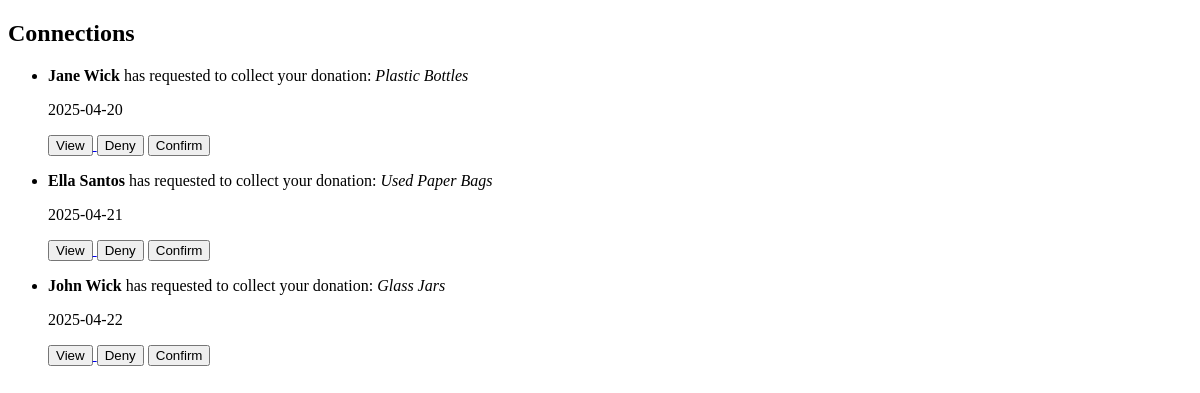
Before: /connections with the older database file.
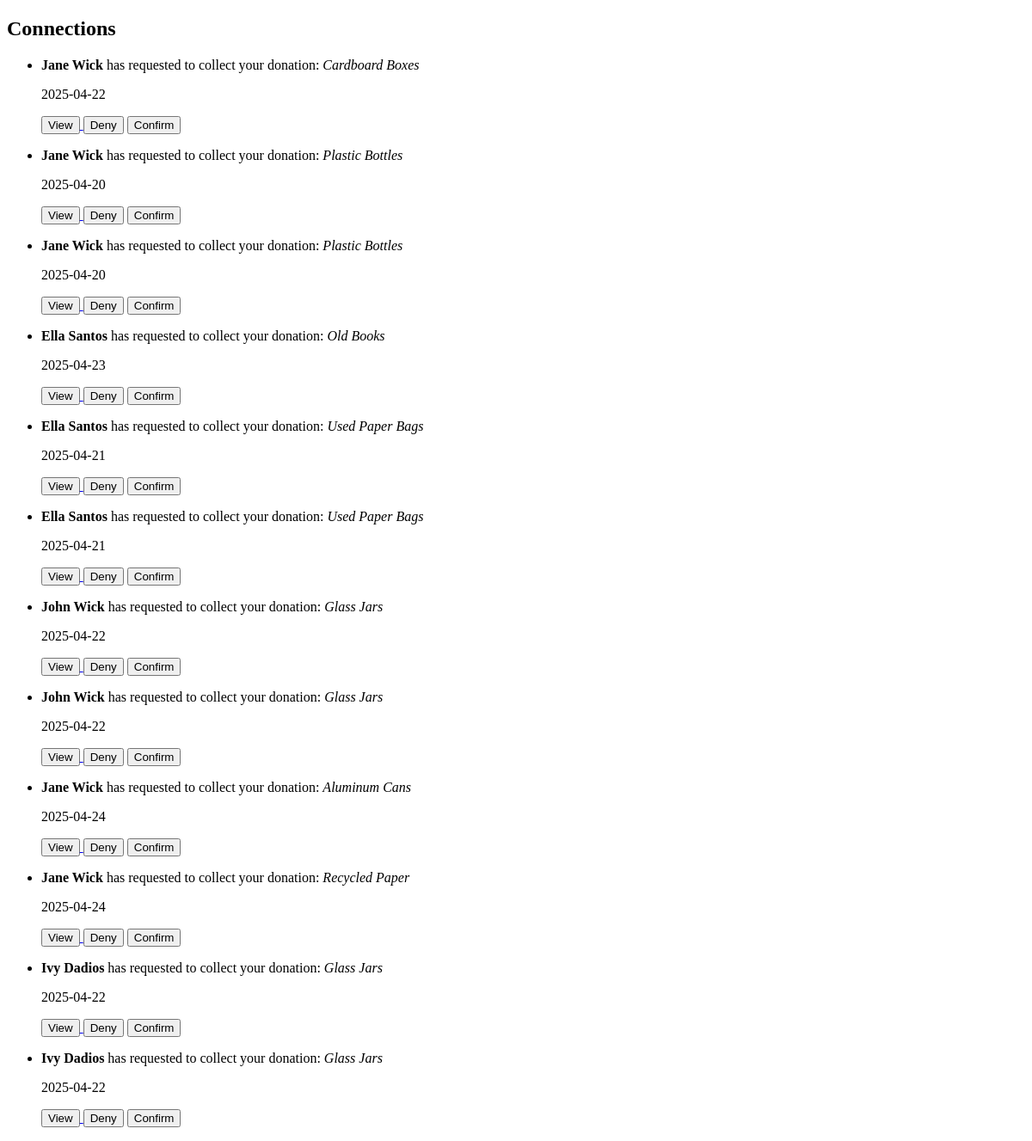
After: the same page with the newer database file.
### tables this page shows
CREATE TABLE postings (
    postings_id INTEGER PRIMARY KEY AUTOINCREMENT,
    donor_user_id INTEGER NOT NULL,
    post_title TEXT NOT NULL,
    description TEXT NULL,
    post_status TEXT CHECK (post_status IN ("New", "Open", "Locked", "Collected")) NOT NULL,
    collector_by_user_id INTEGER NOT NULL,
    post_date DATETIME NOT NULL,
    collection_date DATETIME NULL,
    item_id INTEGER NOT NULL,
    approval_date DATETIME,
    quantity INTEGER NOT NULL,
    pick_up_location TEXT,
    score REAL,
    is_deleted BOOLEAN DEFAULT FALSE,
    FOREIGN KEY (donor_user_id) REFERENCES users(user_id),
    FOREIGN KEY (collector_by_user_id) REFERENCES users(user_id),
    FOREIGN KEY (item_id) REFERENCES items(item_id)
);

### app.py (the view)
    @app.route('/connections')
    def connections():
        conn = get_db_connection()
        cursor = conn.cursor()
        cursor.execute("""
            SELECT
                c.rowid AS id,
                u.fname || ' ' || u.lname AS sender_name,
                p.post_title AS item_name,
                p.post_date AS time
            FROM connections c
            JOIN users u ON u.user_id = c.collector_user_id
            JOIN postings p ON p.donor_user_id = c.donor_user_id
            WHERE c.connection_status = 'Active'
        """)
        rows = cursor.fetchall()
        print("🪵 Connections query result:", rows)
        conn.close()
        requests = []
        for row in rows:
            requests.append({
                'id': row['id'],
                'sender_name': row['sender_name'],
                'item_name': row['item_name'],
                'time': row['time']
            })
        return render_template('connections.html', requests=requests)

### app.py (called while the page is built)
def get_db_connection():
    conn = sqlite3.connect("ecoexchange.db")
    conn.row_factory = sqlite3.Row
    print("✅ Database connected successfully!")  # Debugging print
    return conn

### templates/connections.html (shortened to what this page needs)
<!DOCTYPE html>
<html lang="en">
<head>
</head>
<body>
<div class="connections-section">
    <h2 class="page-title">Connections</h2>
    {% if requests %}
        <ul class="request-list">
            {% for req in requests %}
                <li class="request-card">
                    <div class="request-info">
                        <p><strong>{{ req.sender_name }}</strong> has requested to collect your donation: <em>{{ req.item_name }}</em></p>
                        <p class="timestamp">{{ req.time }}</p>
                    </div>
                    <div class="request-actions">
                        <a href="{{ url_for('view_request', request_id=req.id) }}">
                                <button>View</button>
                            </a>
                        <button onclick="handleDeny('{{ req.id }}')">Deny</button>
                        <button onclick="handleConfirm('{{ req.id }}')">Confirm</button>
                    </div>
                </li>
            {% endfor %}
        </ul>
    {% else %}
        <p>No new collection requests.</p>
    {% endif %}
</div>
</body>
</html>

Changed rows visible on the page:
added postings: sender_name "Jane Wick", item_name "Cardboard Boxes", time "2025-04-22"
added postings: sender_name "Jane Wick", item_name "Plastic Bottles", time "2025-04-20"
added postings: sender_name "Ella Santos", item_name "Old Books", time "2025-04-23"
added postings: sender_name "Ella Santos", item_name "Used Paper Bags", time "2025-04-21"
now on one of the page's lists (row unchanged): postings: item_name "Glass Jars", time "2025-04-22"
added postings: sender_name "John Wick", item_name "Glass Jars", time "2025-04-22", sender_name "Ivy Dadios"
added postings: sender_name "Jane Wick", item_name "Aluminum Cans", time "2025-04-24"
added postings: sender_name "Jane Wick", item_name "Recycled Paper", time "2025-04-24"
